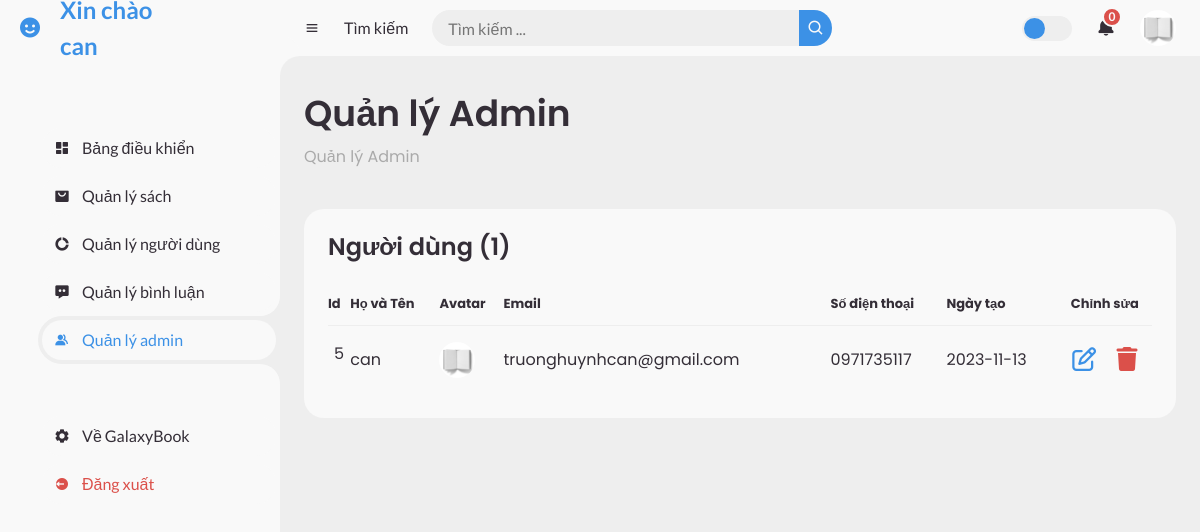
/index.php?pg=ad&active=admin_management (signed in), run on the app's committed database.
### tables this page shows
CREATE TABLE `nguoidung` (
  `Id` int(5) NOT NULL,
  `HoVaTen` varchar(100) NOT NULL,
  `Avatar` varchar(255) DEFAULT 'avatar1.jpg',
  `DiaChi` varchar(255) NOT NULL,
  `Email` varchar(255) NOT NULL,
  `SDT` varchar(10) NOT NULL,
  `TaiKhoan` varchar(255) NOT NULL,
  `MatKhau` varchar(32) NOT NULL COMMENT 'dùng hàm md5 mã hóa',
  `NgayTao` date NOT NULL,
  `VaiTro` int(1) DEFAULT 0 COMMENT '0 site, 1 admin'
);

### admin/view/index.php (called while the page is built, shortened)
<?php
include('admin/model/m_user.php');
include('admin/view/header.php');
include('admin/view/' . $active . '.php');
include('admin/view/footer.php');
?>

### admin/model/m_user.php (called while the page is built, shortened)
<?php
function getAdminCount() {
    $conn = pdo_get_connection();
    if ($conn) {
        try {
            $sql = "SELECT COUNT(*) as total FROM nguoidung WHERE VaiTro=1";
            $stmt = $conn->query($sql);
            $result = $stmt->fetch(PDO::FETCH_ASSOC);
            return $result['total'];
        } catch (PDOException $e) {
            echo "Lỗi truy vấn: " . $e->getMessage();
            return null;
        }
    } else {
        return null;
    }
}
function getAllAdmin() {
    $conn = pdo_get_connection();
    if ($conn) {
        try {
            $sql = "SELECT * FROM nguoidung WHERE VaiTro=1";
            $stmt = $conn->query($sql);
            $result = $stmt->fetchAll(PDO::FETCH_ASSOC);
            return $result;
        } catch (PDOException $e) {
            echo "Lỗi truy vấn: " . $e->getMessage();
            return null;
        }
    } else {
        return null;
    }
}
?>

### admin/view/admin_management.php (the view)
<?php
$listUser = getAllAdmin();
$userCount = getAdminCount();
?>
<main>
    <div class="head-title">
        <div class="left">
            <h1>Quản lý Admin</h1>
            <ul class="breadcrumb">
                <li>
                    <a href="index.php?pg=ad&active=book_management" class="">Quản lý Admin</a>
                </li>
            </ul>
        </div>
    </div>
    <div class="table-data">
        <div class="order">
            <div class="head">
                <h3>Người dùng (<?=$userCount?>)</h3>
            </div>
            <table>
                <thead>
                    <tr>
                        <th>Id</th>
                        <th>Họ và Tên</th>
                        <th>Avatar</th>
                        <th>Email</th>
                        <th>Số điện thoại</th>
                        <th>Ngày tạo</th>
                        <th style="text-align: center;">Chỉnh sửa</th>
                    </tr>
                </thead>
                <tbody>
                    <?php
                    foreach ($listUser as $user):
                        $src='upload/avatar/'.$user['Avatar'];
                        ?>
                        <tr>
                            <td><?= $user['Id'] ?></td>
                            <td><?= $user['HoVaTen'] ?></td>
                            <td>
                                <img src="<?= $src ?>" alt="<?= $user['HoVaTen'] ?>" width="1rem" height="1rem">
                            </td>
                            <td><?= $user['Email'] ?></td>
                            <td><?= $user['SDT'] ?></td>
                            <td><?= $user['NgayTao'] ?></td>
                            <td style="text-align: center;">
                                <a href="index.php?pg=ad&active=admin_update&userId=<?= $user['Id'] ?>" class="btn-update">
                                    <i class="fa-regular fa-pen-to-square fa-xl" style="color: var(--blue);"></i>
                                </a>
                                <a href="index.php?pg=ad&active=admin_management&deleteUserId=<?= $user['Id'] ?>"
                                    class="btn-del">
                                    <i class="fa-solid fa-trash fa-xl" style="color: var(--red); margin-left: 1rem;;"></i>
                                </a>
                            </td>
                        </tr>
                    <?php endforeach; ?>
                </tbody>
            </table>
        </div>
    </div>
</main>

### admin/layout/assets/css/header_footer.css (style rules this page uses)
* { margin: 0; padding: 0; box-sizing: border-box; }
a { text-decoration: none; }
li { list-style: none; }
:root { --poppins: 'Poppins', sans-serif; --lato: 'Lato', sans-serif; --light: #F9F9F9; --blue: #3C91E6; --light-blue: #CFE8FF; --grey: #eee; --dark-grey: #AAAAAA; --dark: #342E37; --red: #DB504A; --yellow: #FFCE26; --light-yellow: #FFF2C6; --orange: #FD7238; --light-orange: #FFE0D3; }
html { overflow-x: hidden; }
body { background: var(--grey); overflow-x: hidden; }

### admin/layout/assets/css/admin_management.css (style rules this page uses)
#content main { width: 100%; padding: 36px 24px; font-family: var(--poppins); max-height: calc(100vh - 56px); overflow-y: auto; }
#content main .head-title { display: flex; align-items: center; justify-content: space-between; grid-gap: 16px; flex-wrap: wrap; }
#content main .head-title .left h1 { font-size: 36px; font-weight: 600; margin-bottom: 10px; color: var(--dark); }
#content main .head-title .left .breadcrumb { display: flex; align-items: center; grid-gap: 16px; }
#content main .head-title .left .breadcrumb li { color: var(--dark); }
#content main .head-title .left .breadcrumb li a { color: var(--dark-grey); pointer-events: none; }
#content main .table-data { display: flex; flex-wrap: wrap; grid-gap: 24px; margin-top: 24px; width: 100%; color: var(--dark); }
#content main .table-data > div { border-radius: 20px; background: var(--light); padding: 24px; overflow-x: auto; }
#content main .table-data .head { display: flex; flex-direction:column; align-items: start; grid-gap: 16px; margin-bottom: 24px; }
#content main .table-data .head h3 { margin-right: auto; font-size: 24px; font-weight: 600; }
#content main .table-data .order { flex-grow: 1; flex-basis: 500px; }
#content main .table-data .order table { width: 100%; border-collapse: collapse; }
#content main .table-data .order table th { padding-bottom: 12px; font-size: 13px; text-align: left; border-bottom: 1px solid var(--grey); }
#content main .table-data .order table td { padding: 16px 0; }
#content main .table-data .order table tr td:first-child { display: flex; align-items: center; grid-gap: 12px; padding-left: 6px; }
#content main .table-data .order table td img { width: 36px; height: 36px; border-radius: 50%; object-fit: cover; }
@media screen and (max-width: 1440px) { #content main .table-data .head { min-width: 420px; } }
@media screen and (max-width: 1440px) { #content main .table-data .order table { min-width: 420px; } }

### data on the page
nguoidung: Id "5", HoVaTen "can", Avatar (picture), Email "truonghuynhcan@gmail.com", SDT "0971735117", NgayTao "2023-11-13"

### other printed values
$_SESSION['user']['HoVaTen'] "can"
$userCount "1"
